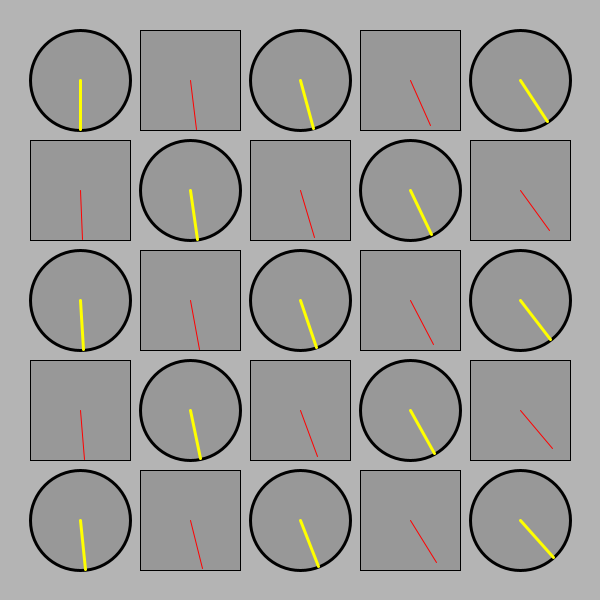
Frame 1 (no input)
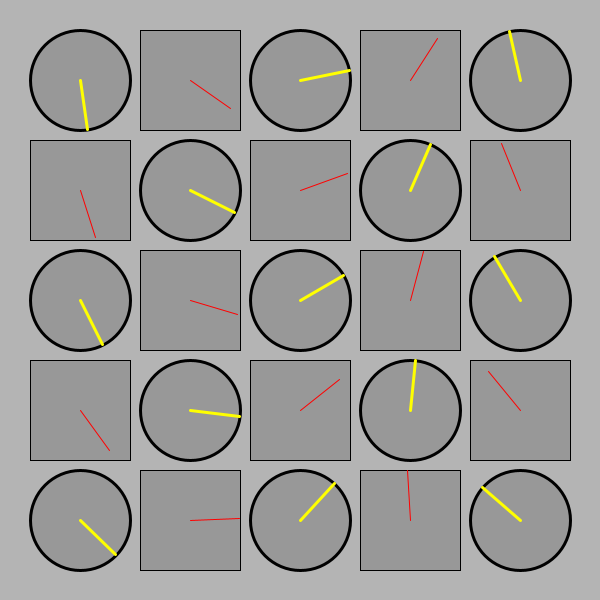
Frame 60 (the mouse pressed at the canvas centre just before this capture)
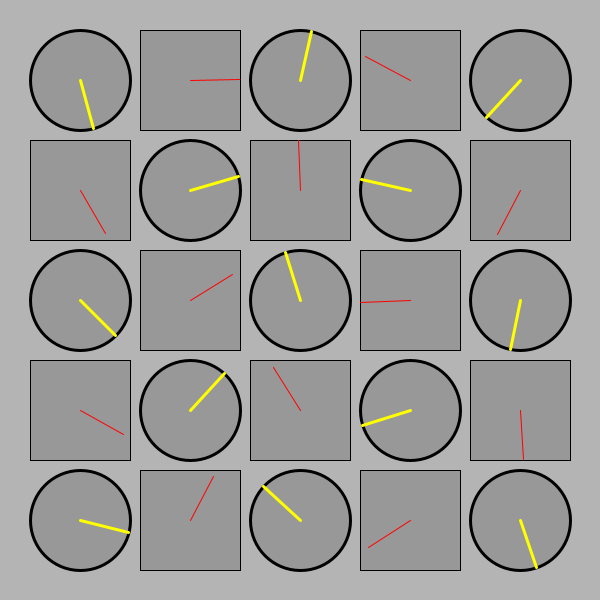
Frame 120 (the mouse held since frame 60 and released just before this capture)

The Processing sketch that drew these frames (run headless with seeded random() and noise(); from frame 60 on, the mouse is pressed at the canvas centre):

// Processing sketch: processing_151563
// ── processing_151563.pde

/*
 * Creative Coding
 * Week 2, 04 - The Clocks
 * by Indae Hwang and Jon McCormack
 * Copyright (c) 2014 Monash University
 *
 * This program draws a grid of circular "clocks", whose hands move according to the elasped time.
 * The higher the clock number the faster it moves, the first clock takes 1 min to go all the way around.
 * The function "movingCircle" is used to draw each clock. It is passed the position, size and hand angle
 * as arguments.
 * 
 */

void setup() {
  size(600, 600);
  background(180);
  rectMode(CENTER);
  noStroke();
}


void draw() {
  background(180);
  noStroke();

  int num = 5;
  int margin = 80;

  float gutter = 10; //distance between each cell
  float cellsize = ( width - (2 * margin) - gutter * (num - 1) ) / (num - 1);

  int circleNumber = 0; // counter

  for (int i=0; i<num; i++) {
    for (int j=0; j<num; j++) {
      ++circleNumber;

      float tx = margin + cellsize * i + gutter * i;
      float ty = margin + cellsize * j + gutter * j;
      
      //call 2 for rect and circle for round
      if (circleNumber%2==1) {
        movingCircle(tx, ty, cellsize, circleNumber * TWO_PI * millis() / 60000.0);
      }
      else {

      movingCircle2(tx, ty, cellsize, circleNumber * TWO_PI * millis() / 60000.0);
      }
    }
  }
}//end of draw 


void movingCircle(float x, float y, float size, float angle) {

  // calculate endpoint of the line
  float tempX = x + (size / 2) * sin(angle);
  float tempY = y + (size / 2) * cos(angle);

  stroke(0);
  strokeWeight(3);
  fill(140, 180);
  ellipse(x, y, size, size); // circle

  stroke(255, 255, 0);
  line(x, y, tempX, tempY); // red line
}
//my function
void movingCircle2(float x, float y, float size, float angle) {

  // calculate endpoint of the line
  float tempX = x + (size / 2) * sin(angle);
  float tempY = y + (size / 2) * cos(angle);

  stroke(0);
  strokeWeight(1);
  fill(140, 180);
  rect(x, y, size, size); // rect

  stroke(255, 0, 0);
  line(x, y, tempX, tempY); // red line
}
